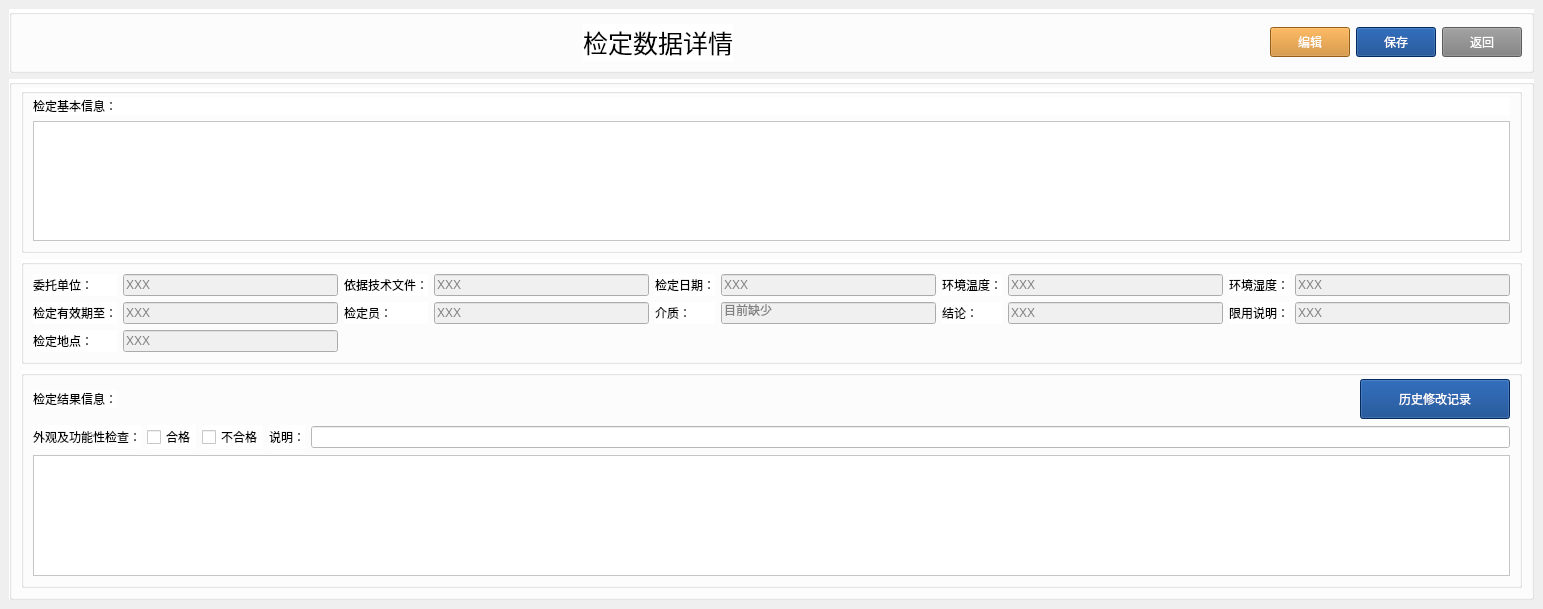
<?xml version="1.0" encoding="UTF-8"?>
<ui version="4.0">
 <class>TestDataItem</class>
 <widget class="QWidget" name="TestDataItem">
  <property name="geometry">
   <rect>
    <x>0</x>
    <y>0</y>
    <width>1543</width>
    <height>609</height>
   </rect>
  </property>
  <property name="windowTitle">
   <string>Form</string>
  </property>
  <layout class="QVBoxLayout" name="verticalLayout_6">
   <property name="leftMargin">
    <number>0</number>
   </property>
   <property name="topMargin">
    <number>0</number>
   </property>
   <property name="rightMargin">
    <number>0</number>
   </property>
   <property name="bottomMargin">
    <number>0</number>
   </property>
   <item>
    <widget class="QStackedWidget" name="stackedWidget">
     <property name="styleSheet">
      <string notr="true"/>
     </property>
     <property name="currentIndex">
      <number>1</number>
     </property>
     <widget class="QWidget" name="page">
      <property name="styleSheet">
       <string notr="true"/>
      </property>
      <layout class="QVBoxLayout" name="verticalLayout_3">
       <item>
        <widget class="QGroupBox" name="groupBox_2">
         <property name="sizePolicy">
          <sizepolicy hsizetype="Preferred" vsizetype="Fixed">
           <horstretch>0</horstretch>
           <verstretch>0</verstretch>
          </sizepolicy>
         </property>
         <property name="styleSheet">
          <string notr="true">background-color:white;</string>
         </property>
         <property name="title">
          <string/>
         </property>
         <layout class="QHBoxLayout" name="horizontalLayout_2">
          <item>
           <widget class="QLabel" name="label">
            <property name="sizePolicy">
             <sizepolicy hsizetype="Maximum" vsizetype="Fixed">
              <horstretch>0</horstretch>
              <verstretch>0</verstretch>
             </sizepolicy>
            </property>
            <property name="minimumSize">
             <size>
              <width>80</width>
              <height>0</height>
             </size>
            </property>
            <property name="text">
             <string>设备名称：</string>
            </property>
           </widget>
          </item>
          <item>
           <widget class="QComboBox" name="name"/>
          </item>
          <item>
           <widget class="QLabel" name="label_2">
            <property name="sizePolicy">
             <sizepolicy hsizetype="Maximum" vsizetype="Fixed">
              <horstretch>0</horstretch>
              <verstretch>0</verstretch>
             </sizepolicy>
            </property>
            <property name="minimumSize">
             <size>
              <width>80</width>
              <height>0</height>
             </size>
            </property>
            <property name="text">
             <string>型号规则：</string>
            </property>
           </widget>
          </item>
          <item>
           <widget class="QComboBox" name="mode"/>
          </item>
          <item>
           <widget class="QLabel" name="label_3">
            <property name="sizePolicy">
             <sizepolicy hsizetype="Maximum" vsizetype="Fixed">
              <horstretch>0</horstretch>
              <verstretch>0</verstretch>
             </sizepolicy>
            </property>
            <property name="minimumSize">
             <size>
              <width>80</width>
              <height>0</height>
             </size>
            </property>
            <property name="text">
             <string>出厂编号：</string>
            </property>
           </widget>
          </item>
          <item>
           <widget class="QLineEdit" name="number">
            <property name="sizePolicy">
             <sizepolicy hsizetype="Fixed" vsizetype="Fixed">
              <horstretch>0</horstretch>
              <verstretch>0</verstretch>
             </sizepolicy>
            </property>
           </widget>
          </item>
          <item>
           <widget class="QLabel" name="label_31">
            <property name="text">
             <string>委托单位：</string>
            </property>
           </widget>
          </item>
          <item>
           <widget class="QComboBox" name="tasknumber"/>
          </item>
          <item>
           <widget class="QLabel" name="label_32">
            <property name="text">
             <string>使用部门：</string>
            </property>
           </widget>
          </item>
          <item>
           <widget class="QComboBox" name="dept"/>
          </item>
          <item>
           <widget class="QLabel" name="label_34">
            <property name="text">
             <string>检定员：</string>
            </property>
           </widget>
          </item>
          <item>
           <widget class="QComboBox" name="verification"/>
          </item>
          <item>
           <widget class="QLabel" name="label_4">
            <property name="text">
             <string>检定日期:</string>
            </property>
           </widget>
          </item>
          <item>
           <widget class="QDateEdit" name="dateEdit"/>
          </item>
          <item>
           <spacer name="horizontalSpacer">
            <property name="orientation">
             <enum>Qt::Horizontal</enum>
            </property>
            <property name="sizeHint" stdset="0">
             <size>
              <width>40</width>
              <height>20</height>
             </size>
            </property>
           </spacer>
          </item>
          <item>
           <widget class="QPushButton" name="select">
            <property name="layoutDirection">
             <enum>Qt::LeftToRight</enum>
            </property>
            <property name="styleSheet">
             <string notr="true">background-color:rgb(3, 58, 132);
color:white;
</string>
            </property>
            <property name="text">
             <string>查询</string>
            </property>
            <property name="icon">
             <iconset resource="res/res.qrc">
              <normaloff>:/image/Index/u2189.svg</normaloff>:/image/Index/u2189.svg</iconset>
            </property>
           </widget>
          </item>
          <item>
           <widget class="QPushButton" name="update">
            <property name="layoutDirection">
             <enum>Qt::LeftToRight</enum>
            </property>
            <property name="styleSheet">
             <string notr="true">background-color:rgb(207, 132, 33);
color:white;
</string>
            </property>
            <property name="text">
             <string>重置</string>
            </property>
            <property name="icon">
             <iconset resource="res/res.qrc">
              <normaloff>:/image/Index/u2188.svg</normaloff>:/image/Index/u2188.svg</iconset>
            </property>
           </widget>
          </item>
         </layout>
        </widget>
       </item>
       <item>
        <widget class="QGroupBox" name="groupBox_3">
         <property name="styleSheet">
          <string notr="true">background-color:white;</string>
         </property>
         <property name="title">
          <string/>
         </property>
         <layout class="QVBoxLayout" name="verticalLayout">
          <item>
           <widget class="QTableWidget" name="tableWidget"/>
          </item>
          <item>
           <widget class="QGroupBox" name="groupBox_4">
            <property name="title">
             <string/>
            </property>
           </widget>
          </item>
         </layout>
        </widget>
       </item>
      </layout>
     </widget>
     <widget class="QWidget" name="page_2">
      <property name="styleSheet">
       <string notr="true">color:black;</string>
      </property>
      <layout class="QVBoxLayout" name="verticalLayout_2">
       <item>
        <widget class="QGroupBox" name="groupBox">
         <property name="sizePolicy">
          <sizepolicy hsizetype="Preferred" vsizetype="Fixed">
           <horstretch>0</horstretch>
           <verstretch>0</verstretch>
          </sizepolicy>
         </property>
         <property name="styleSheet">
          <string notr="true">background-color:white;</string>
         </property>
         <property name="title">
          <string/>
         </property>
         <layout class="QHBoxLayout" name="horizontalLayout">
          <item>
           <spacer name="horizontalSpacer_4">
            <property name="orientation">
             <enum>Qt::Horizontal</enum>
            </property>
            <property name="sizeType">
             <enum>QSizePolicy::Fixed</enum>
            </property>
            <property name="sizeHint" stdset="0">
             <size>
              <width>30</width>
              <height>20</height>
             </size>
            </property>
           </spacer>
          </item>
          <item>
           <spacer name="horizontalSpacer_2">
            <property name="orientation">
             <enum>Qt::Horizontal</enum>
            </property>
            <property name="sizeHint" stdset="0">
             <size>
              <width>60</width>
              <height>20</height>
             </size>
            </property>
           </spacer>
          </item>
          <item>
           <widget class="QLabel" name="label_5">
            <property name="styleSheet">
             <string notr="true">Font-size:25px;</string>
            </property>
            <property name="text">
             <string>检定数据详情</string>
            </property>
           </widget>
          </item>
          <item>
           <spacer name="horizontalSpacer_3">
            <property name="orientation">
             <enum>Qt::Horizontal</enum>
            </property>
            <property name="sizeHint" stdset="0">
             <size>
              <width>40</width>
              <height>20</height>
             </size>
            </property>
           </spacer>
          </item>
          <item>
           <widget class="QPushButton" name="pushButton_3">
            <property name="sizePolicy">
             <sizepolicy hsizetype="Fixed" vsizetype="Fixed">
              <horstretch>0</horstretch>
              <verstretch>0</verstretch>
             </sizepolicy>
            </property>
            <property name="minimumSize">
             <size>
              <width>30</width>
              <height>30</height>
             </size>
            </property>
            <property name="layoutDirection">
             <enum>Qt::RightToLeft</enum>
            </property>
            <property name="styleSheet">
             <string notr="true">background-color:rgb(207, 132, 33);
color:white;
</string>
            </property>
            <property name="text">
             <string>编辑</string>
            </property>
           </widget>
          </item>
          <item>
           <widget class="QPushButton" name="pushButton_2">
            <property name="sizePolicy">
             <sizepolicy hsizetype="Fixed" vsizetype="Fixed">
              <horstretch>0</horstretch>
              <verstretch>0</verstretch>
             </sizepolicy>
            </property>
            <property name="minimumSize">
             <size>
              <width>30</width>
              <height>30</height>
             </size>
            </property>
            <property name="layoutDirection">
             <enum>Qt::RightToLeft</enum>
            </property>
            <property name="styleSheet">
             <string notr="true">background-color:rgb(3, 58, 132);
color:white;
</string>
            </property>
            <property name="text">
             <string>保存</string>
            </property>
           </widget>
          </item>
          <item>
           <widget class="QPushButton" name="pushButton">
            <property name="sizePolicy">
             <sizepolicy hsizetype="Fixed" vsizetype="Fixed">
              <horstretch>0</horstretch>
              <verstretch>0</verstretch>
             </sizepolicy>
            </property>
            <property name="minimumSize">
             <size>
              <width>30</width>
              <height>30</height>
             </size>
            </property>
            <property name="layoutDirection">
             <enum>Qt::RightToLeft</enum>
            </property>
            <property name="styleSheet">
             <string notr="true">background-color:grey;
color:white;</string>
            </property>
            <property name="text">
             <string>返回</string>
            </property>
           </widget>
          </item>
         </layout>
        </widget>
       </item>
       <item>
        <widget class="QGroupBox" name="groupBox_6">
         <property name="styleSheet">
          <string notr="true">background-color:white;</string>
         </property>
         <property name="title">
          <string/>
         </property>
         <layout class="QVBoxLayout" name="verticalLayout_4">
          <property name="topMargin">
           <number>3</number>
          </property>
          <item>
           <widget class="QGroupBox" name="groupBox_9">
            <property name="title">
             <string/>
            </property>
            <layout class="QVBoxLayout" name="verticalLayout_7">
             <property name="topMargin">
              <number>3</number>
             </property>
             <item>
              <widget class="QLabel" name="label_33">
               <property name="text">
                <string>检定基本信息：</string>
               </property>
              </widget>
             </item>
             <item>
              <widget class="QTableWidget" name="tableWidgetdevice"/>
             </item>
            </layout>
           </widget>
          </item>
          <item>
           <widget class="QGroupBox" name="groupBox_5">
            <property name="styleSheet">
             <string notr="true">background-color:white;</string>
            </property>
            <property name="title">
             <string/>
            </property>
            <layout class="QGridLayout" name="gridLayout">
             <item row="0" column="0">
              <widget class="QLabel" name="label_7">
               <property name="text">
                <string>委托单位：</string>
               </property>
              </widget>
             </item>
             <item row="0" column="1">
              <widget class="QLineEdit" name="customer_name">
               <property name="cursor">
                <cursorShape>IBeamCursor</cursorShape>
               </property>
               <property name="styleSheet">
                <string notr="true">background-color: #f0f0f0; 
color: grey;</string>
               </property>
               <property name="text">
                <string>XXX</string>
               </property>
              </widget>
             </item>
             <item row="0" column="2">
              <widget class="QLabel" name="label_8">
               <property name="text">
                <string>依据技术文件：</string>
               </property>
              </widget>
             </item>
             <item row="0" column="3">
              <widget class="QLineEdit" name="based_documents">
               <property name="cursor">
                <cursorShape>IBeamCursor</cursorShape>
               </property>
               <property name="styleSheet">
                <string notr="true">background-color: #f0f0f0; 
color: grey;</string>
               </property>
               <property name="text">
                <string>XXX</string>
               </property>
              </widget>
             </item>
             <item row="0" column="4">
              <widget class="QLabel" name="label_9">
               <property name="text">
                <string>检定日期：</string>
               </property>
              </widget>
             </item>
             <item row="0" column="5">
              <widget class="QLineEdit" name="trace_date">
               <property name="cursor">
                <cursorShape>IBeamCursor</cursorShape>
               </property>
               <property name="styleSheet">
                <string notr="true">background-color: #f0f0f0; 
color: grey;</string>
               </property>
               <property name="text">
                <string>XXX</string>
               </property>
              </widget>
             </item>
             <item row="0" column="6">
              <widget class="QLabel" name="label_10">
               <property name="text">
                <string>环境温度：</string>
               </property>
              </widget>
             </item>
             <item row="0" column="7">
              <widget class="QLineEdit" name="temperature">
               <property name="cursor">
                <cursorShape>IBeamCursor</cursorShape>
               </property>
               <property name="styleSheet">
                <string notr="true">background-color: #f0f0f0; 
color: grey;</string>
               </property>
               <property name="text">
                <string>XXX</string>
               </property>
              </widget>
             </item>
             <item row="0" column="8">
              <widget class="QLabel" name="label_18">
               <property name="text">
                <string>环境湿度：</string>
               </property>
              </widget>
             </item>
             <item row="0" column="9">
              <widget class="QLineEdit" name="humidity">
               <property name="cursor">
                <cursorShape>IBeamCursor</cursorShape>
               </property>
               <property name="styleSheet">
                <string notr="true">background-color: #f0f0f0; 
color: grey;</string>
               </property>
               <property name="text">
                <string>XXX</string>
               </property>
              </widget>
             </item>
             <item row="1" column="0">
              <widget class="QLabel" name="label_12">
               <property name="text">
                <string>检定有效期至：</string>
               </property>
              </widget>
             </item>
             <item row="1" column="1">
              <widget class="QLineEdit" name="measure_valid_date">
               <property name="cursor">
                <cursorShape>IBeamCursor</cursorShape>
               </property>
               <property name="styleSheet">
                <string notr="true">background-color: #f0f0f0; 
color: grey;</string>
               </property>
               <property name="text">
                <string>XXX</string>
               </property>
              </widget>
             </item>
             <item row="1" column="2">
              <widget class="QLabel" name="label_13">
               <property name="text">
                <string>检定员：</string>
               </property>
              </widget>
             </item>
             <item row="1" column="3">
              <widget class="QLineEdit" name="NAME">
               <property name="cursor">
                <cursorShape>IBeamCursor</cursorShape>
               </property>
               <property name="styleSheet">
                <string notr="true">background-color: #f0f0f0; 
color: grey;</string>
               </property>
               <property name="text">
                <string>XXX</string>
               </property>
              </widget>
             </item>
             <item row="1" column="4">
              <widget class="QLabel" name="label_14">
               <property name="text">
                <string>介质：</string>
               </property>
              </widget>
             </item>
             <item row="1" column="5">
              <widget class="QLineEdit" name="purchase_date">
               <property name="cursor">
                <cursorShape>IBeamCursor</cursorShape>
               </property>
               <property name="styleSheet">
                <string notr="true">background-color: #f0f0f0; 
color: grey;</string>
               </property>
               <property name="text">
                <string>目前缺少</string>
               </property>
              </widget>
             </item>
             <item row="1" column="6">
              <widget class="QLabel" name="label_15">
               <property name="text">
                <string>结论：</string>
               </property>
              </widget>
             </item>
             <item row="1" column="7">
              <widget class="QLineEdit" name="conclusion">
               <property name="cursor">
                <cursorShape>IBeamCursor</cursorShape>
               </property>
               <property name="styleSheet">
                <string notr="true">background-color: #f0f0f0; 
color: grey;</string>
               </property>
               <property name="text">
                <string>XXX</string>
               </property>
              </widget>
             </item>
             <item row="1" column="8">
              <widget class="QLabel" name="label_16">
               <property name="text">
                <string>限用说明：</string>
               </property>
              </widget>
             </item>
             <item row="1" column="9">
              <widget class="QLineEdit" name="restriction_instruction">
               <property name="cursor">
                <cursorShape>ForbiddenCursor</cursorShape>
               </property>
               <property name="styleSheet">
                <string notr="true">background-color: #f0f0f0; 
color: grey;</string>
               </property>
               <property name="text">
                <string>XXX</string>
               </property>
              </widget>
             </item>
             <item row="2" column="0">
              <widget class="QLabel" name="label_11">
               <property name="text">
                <string>检定地点：</string>
               </property>
              </widget>
             </item>
             <item row="2" column="1">
              <widget class="QLineEdit" name="measure_address">
               <property name="cursor">
                <cursorShape>ForbiddenCursor</cursorShape>
               </property>
               <property name="styleSheet">
                <string notr="true">background-color: #f0f0f0; 
color: grey;</string>
               </property>
               <property name="text">
                <string>XXX</string>
               </property>
              </widget>
             </item>
            </layout>
           </widget>
          </item>
          <item>
           <widget class="QGroupBox" name="groupBox_8">
            <property name="title">
             <string/>
            </property>
            <layout class="QVBoxLayout" name="verticalLayout_5">
             <property name="topMargin">
              <number>3</number>
             </property>
             <item>
              <layout class="QHBoxLayout" name="horizontalLayout_3">
               <item>
                <widget class="QLabel" name="label_30">
                 <property name="sizePolicy">
                  <sizepolicy hsizetype="Fixed" vsizetype="Fixed">
                   <horstretch>0</horstretch>
                   <verstretch>0</verstretch>
                  </sizepolicy>
                 </property>
                 <property name="text">
                  <string>检定结果信息：</string>
                 </property>
                </widget>
               </item>
               <item>
                <spacer name="horizontalSpacer_5">
                 <property name="orientation">
                  <enum>Qt::Horizontal</enum>
                 </property>
                 <property name="sizeType">
                  <enum>QSizePolicy::Expanding</enum>
                 </property>
                 <property name="sizeHint" stdset="0">
                  <size>
                   <width>40</width>
                   <height>20</height>
                  </size>
                 </property>
                </spacer>
               </item>
               <item>
                <widget class="QPushButton" name="pushButton_4">
                 <property name="sizePolicy">
                  <sizepolicy hsizetype="Fixed" vsizetype="Fixed">
                   <horstretch>50</horstretch>
                   <verstretch>100</verstretch>
                  </sizepolicy>
                 </property>
                 <property name="minimumSize">
                  <size>
                   <width>150</width>
                   <height>40</height>
                  </size>
                 </property>
                 <property name="styleSheet">
                  <string notr="true">background-color:rgb(3, 58, 132);
color:white;
</string>
                 </property>
                 <property name="text">
                  <string>历史修改记录</string>
                 </property>
                </widget>
               </item>
              </layout>
             </item>
             <item>
              <layout class="QHBoxLayout" name="horizontalLayout_4">
               <item>
                <widget class="QLabel" name="label_6">
                 <property name="text">
                  <string>外观及功能性检查：</string>
                 </property>
                </widget>
               </item>
               <item>
                <widget class="QCheckBox" name="appearance_true">
                 <property name="text">
                  <string>合格</string>
                 </property>
                </widget>
               </item>
               <item>
                <widget class="QCheckBox" name="appearance_false">
                 <property name="text">
                  <string>不合格</string>
                 </property>
                </widget>
               </item>
               <item>
                <widget class="QLabel" name="label_17">
                 <property name="text">
                  <string>说明：</string>
                 </property>
                </widget>
               </item>
               <item>
                <widget class="QLineEdit" name="appearance_remark"/>
               </item>
              </layout>
             </item>
             <item>
              <widget class="QTableWidget" name="tableWidgetItem"/>
             </item>
            </layout>
           </widget>
          </item>
         </layout>
        </widget>
       </item>
      </layout>
     </widget>
    </widget>
   </item>
  </layout>
 </widget>
 <resources>
  <include location="res/res.qrc"/>
 </resources>
 <connections/>
</ui>
